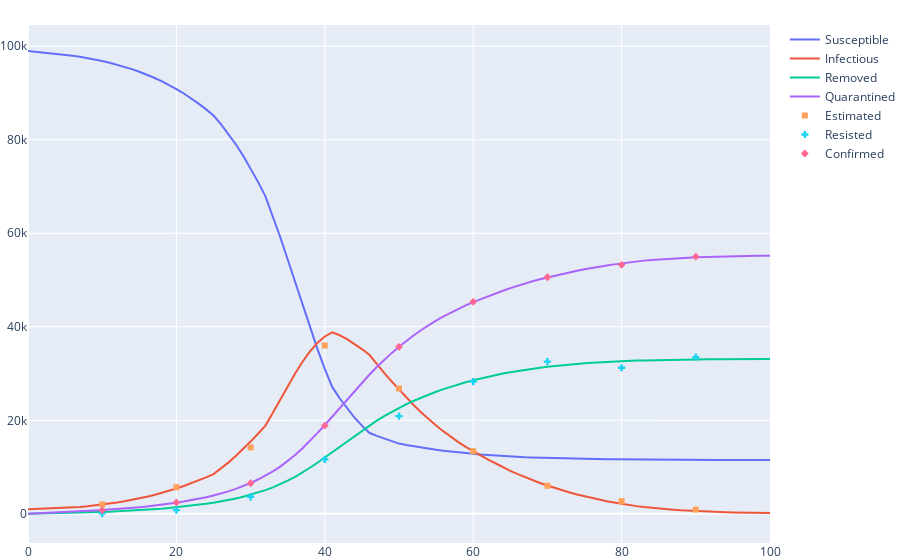

Notebook source saved alongside this figure:
### Code cell
fig = SIRQt.plot(dynamic.estimate(city))
sample.plot(fig)
resisted.plot(fig)
confirmed.plot(fig)
